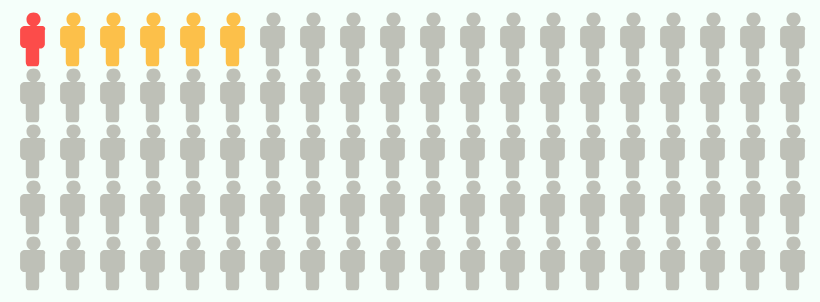

Vega-Lite specification stored for this chart:
### Vega-Lite specification from a JSON file in a GitHub repository (floating-point values rounded to 4 significant figures)
{"$schema": "https://vega.github.io/schema/vega-lite/v4.json", "config": {"view": {"stroke": ""}, "background": "mintcream"}, "width": 400, "height": 140, "data": {"values": [{"id": 1}, {"id": 2}, {"id": 3}, {"id": 4}, {"id": 5}, {"id": 6}, {"id": 7}, {"id": 8}, {"id": 9}, {"id": 10}, {"id": 11}, {"id": 12}, {"id": 13}, {"id": 14}, {"id": 15}, {"id": 16}, {"id": 17}, {"id": 18}, {"id": 19}, {"id": 20}, {"id": 21}, {"id": 22}, {"id": 23}, {"id": 24}, {"id": 25}, {"id": 26}, {"id": 27}, {"id": 28}, {"id": 29}, {"id": 30}, {"id": 31}, {"id": 32}, {"id": 33}, {"id": 34}, {"id": 35}, {"id": 36}, {"id": 37}, {"id": 38}, {"id": 39}, {"id": 40}, {"id": 41}, {"id": 42}, {"id": 43}, {"id": 44}, {"id": 45}, {"id": 46}, {"id": 47}, {"id": 48}, {"id": 49}, {"id": 50}, {"id": 51}, {"id": 52}, {"id": 53}, {"id": 54}, {"id": 55}, {"id": 56}, {"id": 57}, {"id": 58}, {"id": 59}, {"id": 60}, {"id": 61}, {"id": 62}, {"id": 63}, {"id": 64}, {"id": 65}, {"id": 66}, {"id": 67}, {"id": 68}, {"id": 69}, {"id": 70}, {"id": 71}, {"id": 72}, {"id": 73}, {"id": 74}, {"id": 75}, {"id": 76}, {"id": 77}, {"id": 78}, {"id": 79}, {"id": 80}, {"id": 81}, {"id": 82}, {"id": 83}, {"id": 84}, {"id": 85}, {"id": 86}, {"id": 87}, {"id": 88}, {"id": 89}, {"id": 90}, {"id": 91}, {"id": 92}, {"id": 93}, {"id": 94}, {"id": 95}, {"id": 96}, {"id": 97}, {"id": 98}, {"id": 99}, {"id": 100}]}, "transform": [{"calculate": "ceil (datum.id/5)", "as": "col"}, {"calculate": "datum.id - datum.col*5", "as": "row"}], "mark": {"type": "point", "filled": true}, "encoding": {"x": {"field": "col", "type": "ordinal", "axis": null}, "y": {"field": "row", "type": "ordinal", "axis": null}, "shape": {"value": "M1.7 -1.7h-0.8c0.3 -0.2 0.6 -0.5 0.6 -0.9c0 -0.6 -0.4 -1 -1 -1c-0.6 0 -1 0.4 -1 1c0 0.4 0.2 0.7 0.6 0.9h-0.8c-0.4 0 -0.7 0.3 -0.7 0.6v1.9c0 0.3 0.3 0.6 0.6 0.6h0.2c0 0 0 0.1 0 0.1v1.9c0 0.3 0.2 0.6 0.3 0.6h1.3c0.2 0 0.3 -0.3 0.3 -0.6v-1.8c0 0 0 -0.1 0 -0.1h0.2c0.3 0 0.6 -0.3 0.6 -0.6v-2c0.2 -0.3 -0.1 -0.6 -0.4 -0.6z"}, "color": {"condition": [{"test": "datum.id==1", "value": "red"}, {"test": "datum.id==6", "value": "orange"}, {"test": "datum.id==11", "value": "orange"}, {"test": "datum.id==16", "value": "orange"}, {"test": "datum.id==21", "value": "orange"}, {"test": "datum.id==26", "value": "orange"}], "value": "rgb(167,165,156)"}, "size": {"value": 50}, "tooltip": {"condition": [{"test": "datum.id==1", "value": "💀"}, {"test": "datum.id==6", "value": "😷"}, {"test": "datum.id==11", "value": "😷"}, {"test": "datum.id==16", "value": "😷"}, {"test": "datum.id==21", "value": "😷"}, {"test": "datum.id==26", "value": "😷"}], "value": "❤️"}}}
